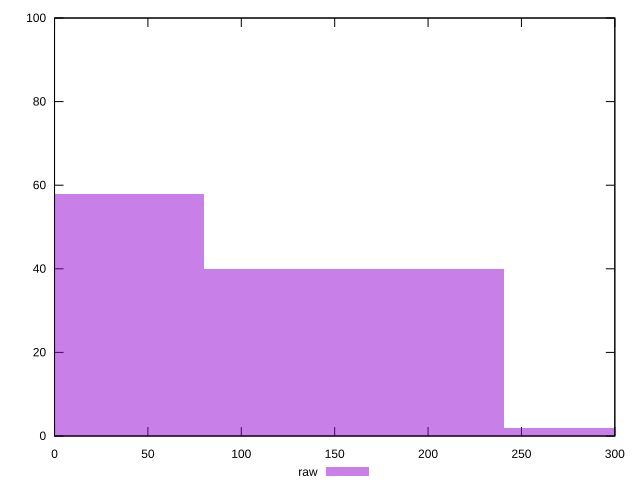

This chart was generated by the following gnuplot code:
reset

$raw <<EOF
0 58
320.86580447498636 2
160.43290223749318 40
EOF

set key outside below
set boxwidth 160.43290223749318
set xrange [0:300]
set yrange [0:100]
set trange [0:100]
set style fill transparent solid 0.5 noborder
set terminal svg size 640, 490 enhanced background rgb 'white'
set output "report_00019_2021-02-10T18-14-37.922Z//unused-css-rules/samples/pages/raw/histogram.svg"

plot $raw title "raw" with boxes

reset
